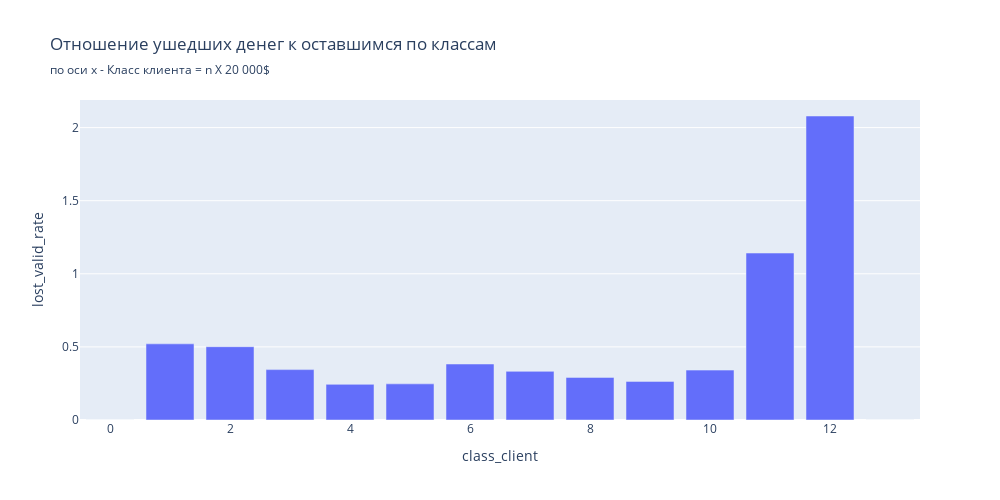

Source (notebook cell):
### Code cell
#строим график
fig = px.bar(
    data_frame=bar_data, #датафрейм
    x="class_client", #ось x
    y="lost_valid_rate", #ось y
    #color='status_client', #расцветка в зависимости от статуса
    #text = 'Balance', #текст на столбцах - количество клиентов
    orientation='v', #ориентация графика
    #barmode='group',
    height=500, #высота
    width=1000, #ширина
    
    title='Отношение ушедших денег к оставшимся по классам', #заголовок,
    subtitle='по оси х - Класс клиента = n X 20 000$' #заголовок
)

#отображаем его
fig.show()

### Figure 1 — Plotly figure (JSON) as saved in the notebook; plotly's stock layout.template omitted (floating-point values rounded to 4 significant figures)
{"data": [{"hovertemplate": "class_client=%{x}<br>lost_valid_rate=%{y}<extra></extra>", "legendgroup": "", "marker": {"color": "#636efa", "pattern": {"shape": ""}}, "name": "", "orientation": "v", "showlegend": false, "textposition": "auto", "type": "bar", "x": [0, 1, 2, 3, 4, 5, 6, 7, 8, 9, 10, 11, 12, 13], "xaxis": "x", "y": [0.0, 0.5209, 0.5014, 0.3446, 0.2438, 0.2471, 0.383, 0.3327, 0.2914, 0.2641, 0.3412, 1.142, 2.079, 0.0], "yaxis": "y"}], "layout": {"barmode": "relative", "height": 500, "legend": {"tracegroupgap": 0}, "title": {"subtitle": {"text": "по оси х - Класс клиента = n X 20 000$"}, "text": "Отношение ушедших денег к оставшимся по классам"}, "width": 1000, "xaxis": {"anchor": "y", "domain": [0, 1], "title": {"text": "class_client"}}, "yaxis": {"anchor": "x", "domain": [0, 1], "title": {"text": "lost_valid_rate"}}}}
